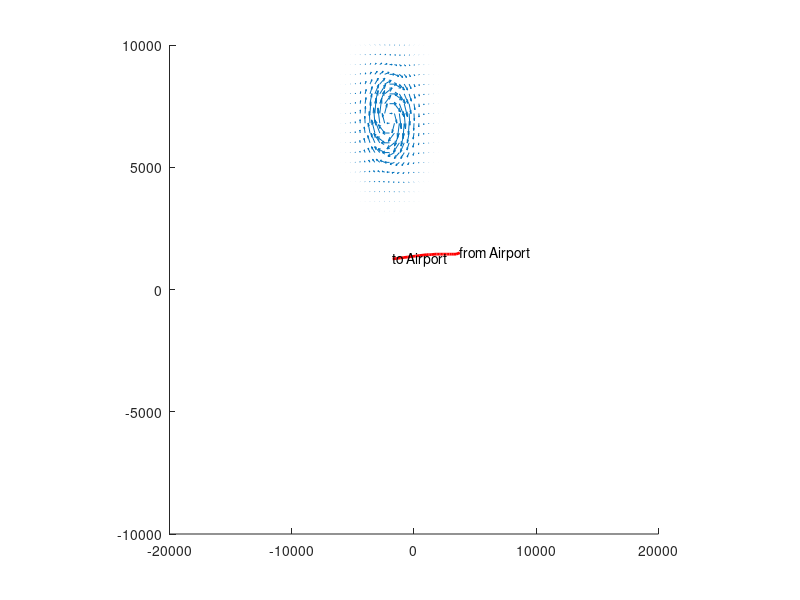

Write MATLAB code to recreate this figure.
x =[3750,1500;3750,1500;3437.5,1445.31;3203.12,1445.31;3046.88,1445.31;2910.16,1445.31;2890.62,1445.31;2773.44,1445.31;2656.25,1445.31;2539.06,1445.31;2421.88,1445.31;2304.69,1445.31;2187.5,1445.31;2070.31,1445.31;1953.12,1445.31;1835.94,1445.31;1718.75,1445.31;1406.25,1425.78;1289.06,1425.78;1171.88,1425.78;1054.69,1425.78;742.188,1406.25;429.688,1386.72;117.188,1367.19;-195.312,1347.66;-507.812,1328.12;-820.312,1308.59;-1132.81,1289.06;-1445.31,1269.53;-1750,1250];
hold on 
plot(x(:,1),x(:,2),'r','LineWidth',2)
 axis([-20000 20000 -10000 10000])
 text(x(1,1),x(1,2),'from Airport')
 text(x(end,1),x(end,2),'to Airport')
[x,y] = meshgrid(-20000:400:20000,-10000:400:10000);
zx = -2000;zy = 7000;z2x = 8000;z2y = -6000;
u = ((y-zy).*exp(-((x-zx).^2 + (y-zy).^2)/2000000.0))/2;
v = ((zx-x).*exp(-((x-zx).^2 + (y-zy).^2)/2000000.0))/2; 
quiver(x,y,u,v,1.2) 
axis square
print figure.jpg
hold off; 
